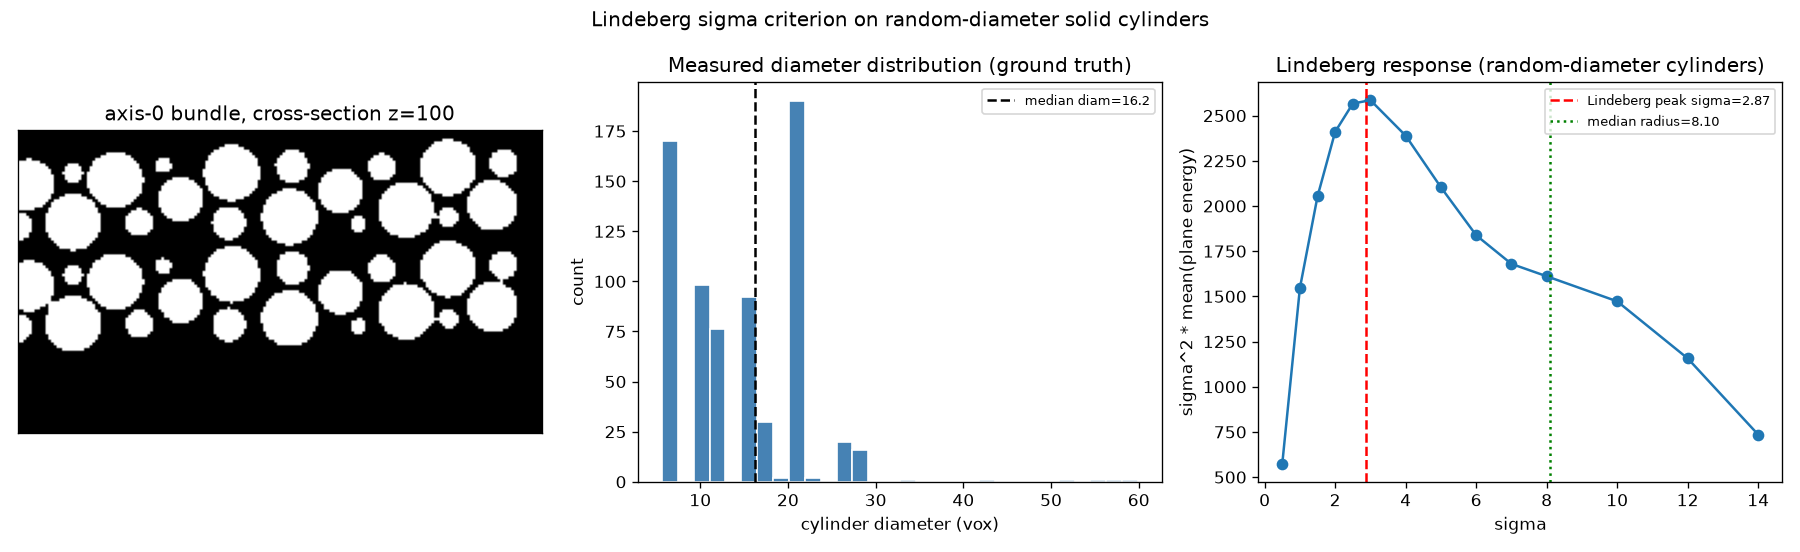

Reproduce this figure in Python.
"""
lindeberg_apc_test.py

Apply the Lindeberg sigma criterion (validated on clean Gaussian-tube phantoms
in lindeberg_sigma_phantoms.py) to a more realistic synthetic phantom:
Stack_Synthetic_Data_Anti-Parallel_Cylinders_Random_Dia_512X512.tif -- bundles
of straight SOLID cylinders with RANDOM diameters.

Two differences from the clean phantom make this a real test rather than a
tautology:
  * solid binary cylinders (sharp walls), not soft Gaussian ridges -- the
    structure-tensor energy sits on the cylinder WALLS, so the "characteristic
    scale" the response reports is edge/cross-section scale, not a profile sigma;
  * a DISTRIBUTION of diameters, not one width -- so there is no single true
    answer, only a typical scale. A single clean peak landing near the median
    cylinder size is the success criterion.

We crop to ONE bundle (the cylinders running along axis 0) so the response
reflects a single orientation + a single size distribution, measure that
distribution directly (connected-component disk sizes on cross-sections) as
ground truth, then overlay the Lindeberg peak on it.
"""

from pathlib import Path

import numpy as np
from scipy import ndimage

from lindeberg_stability_3d import lindeberg_response_3d
from lindeberg_sigma_phantoms import refined_peak_sigma

TIF = Path("Stack_Synthetic_Data_Anti-Parallel_Cylinders_Random_Dia_512X512.tif")

# Sub-volume containing only the axis-0 cylinder bundle (excludes the
# x-running bars at y<245 and stays inside the bundle's y/x footprint).
CROP = (slice(100, 300), slice(250, 360), slice(170, 360))

# rho fixed and minimal: Lindeberg probes SIGMA only.
RHO = 1.0
SIGMAS = np.array([0.5, 1.0, 1.5, 2.0, 2.5, 3.0, 4.0, 5.0,
                   6.0, 7.0, 8.0, 10.0, 12.0, 14.0])


def measure_diameters(sub, thresh=127, step=10):
    """Equivalent disk diameters of cylinder cross-sections, pooled over every
    `step`-th axis-0 slice. Area -> diameter via area = pi (d/2)^2."""
    diams = []
    for z in range(0, sub.shape[0], step):
        lab, n = ndimage.label(sub[z] > thresh)
        for i in range(1, n + 1):
            area = int((lab == i).sum())
            diams.append(2.0 * np.sqrt(area / np.pi))
    return np.asarray(diams)


if __name__ == "__main__":
    import matplotlib
    matplotlib.use("Agg")
    import matplotlib.pyplot as plt
    import tifffile

    print(f"loading {TIF.name}")
    vol = tifffile.imread(str(TIF)).astype(np.float32)
    sub = vol[CROP]
    print(f"full {vol.shape} -> axis-0 bundle crop {sub.shape}, "
          f"fill fraction {(sub > 127).mean():.3f}")

    # --- ground truth: the cylinder diameter distribution -----------------
    diams = measure_diameters(sub)
    d_med, r_med = float(np.median(diams)), float(np.median(diams) / 2)
    print(f"measured cross-sections: n={diams.size}, "
          f"median diameter={d_med:.2f} vox (radius {r_med:.2f})")

    # --- Lindeberg response -----------------------------------------------
    print("computing Lindeberg response (this takes a couple of minutes)...")
    _s, response = lindeberg_response_3d(sub, SIGMAS, rho=RHO, verbose=True)
    sigma_peak = refined_peak_sigma(SIGMAS, response)
    print("-" * 60)
    print(f"Lindeberg peak sigma = {sigma_peak:.2f} vox")
    print(f"  vs median cylinder radius {r_med:.2f}  "
          f"(sigma/radius = {sigma_peak / r_med:.2f})")
    print(f"  vs median cylinder diameter {d_med:.2f}  "
          f"(sigma/diameter = {sigma_peak / d_med:.2f})")
    print("-" * 60)

    # --- figure: slice + diameter histogram + response --------------------
    fig, axes = plt.subplots(1, 3, figsize=(15, 4.6))

    z_mid = sub.shape[0] // 2
    axes[0].imshow(sub[z_mid], cmap="gray")
    axes[0].set_title(f"axis-0 bundle, cross-section z={z_mid}")
    axes[0].set_xticks([]); axes[0].set_yticks([])

    axes[1].hist(diams, bins=30, color="steelblue", edgecolor="white")
    axes[1].axvline(d_med, color="k", ls="--", label=f"median diam={d_med:.1f}")
    axes[1].set_xlabel("cylinder diameter (vox)")
    axes[1].set_ylabel("count")
    axes[1].set_title("Measured diameter distribution (ground truth)")
    axes[1].legend(fontsize=8)

    axes[2].plot(SIGMAS, response, "o-")
    axes[2].axvline(sigma_peak, color="r", ls="--",
                    label=f"Lindeberg peak sigma={sigma_peak:.2f}")
    axes[2].axvline(r_med, color="g", ls=":", label=f"median radius={r_med:.2f}")
    axes[2].set_xlabel("sigma")
    axes[2].set_ylabel("sigma^2 * mean(plane energy)")
    axes[2].set_title("Lindeberg response (random-diameter cylinders)")
    axes[2].legend(fontsize=8)

    fig.suptitle("Lindeberg sigma criterion on random-diameter solid cylinders")
    fig.tight_layout()
    fig.savefig("lindeberg_apc_test.png", dpi=120)
    print("Saved lindeberg_apc_test.png")
